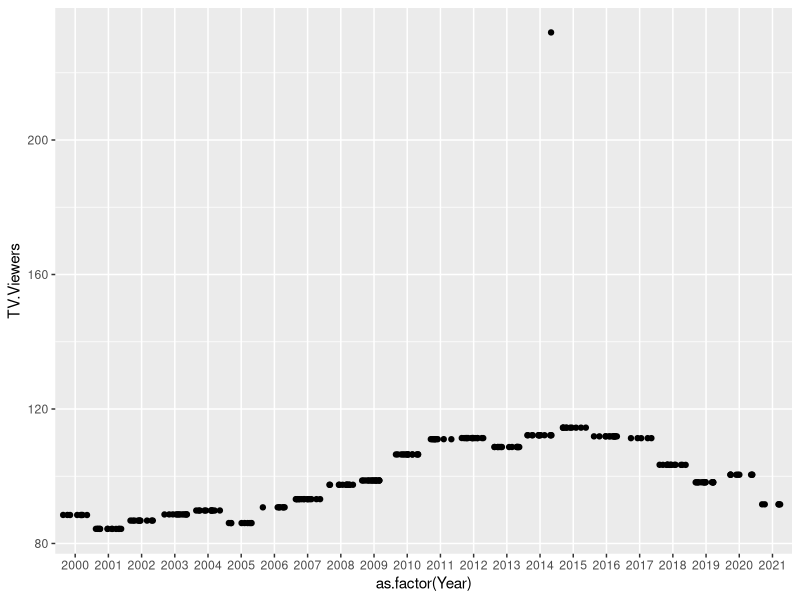
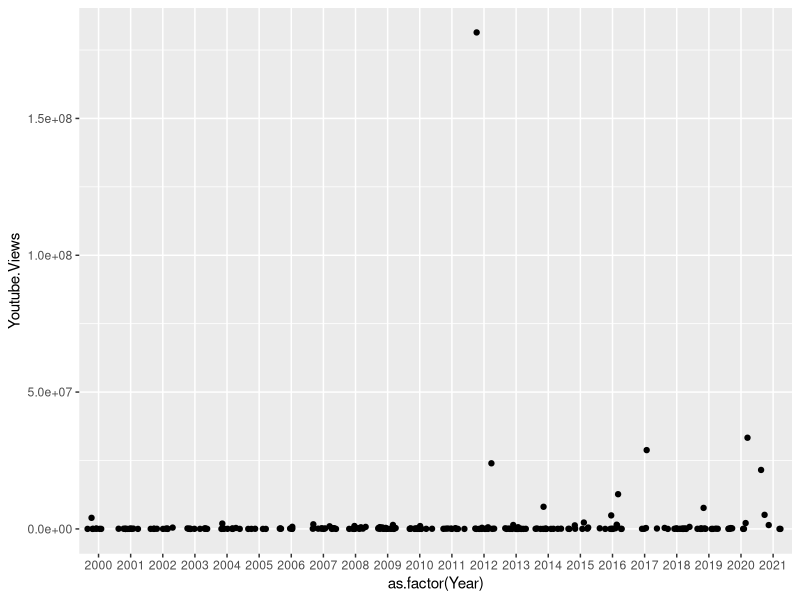
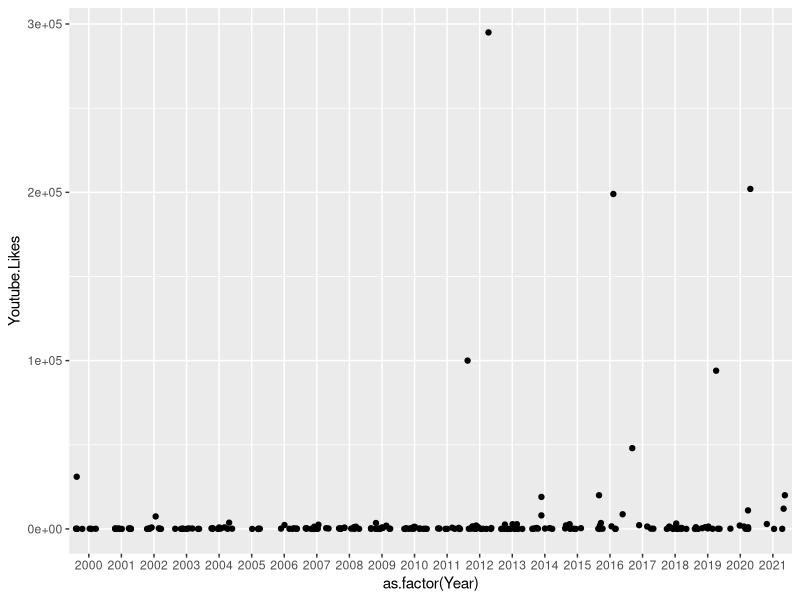
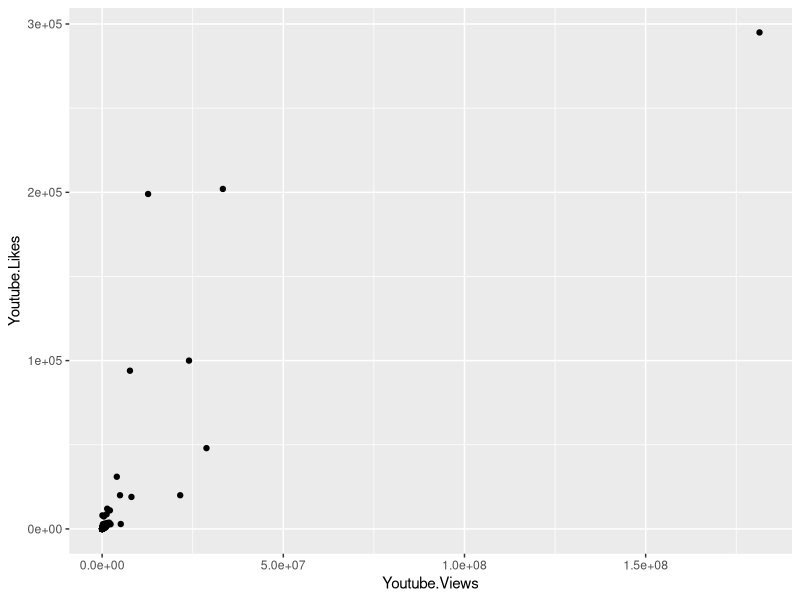
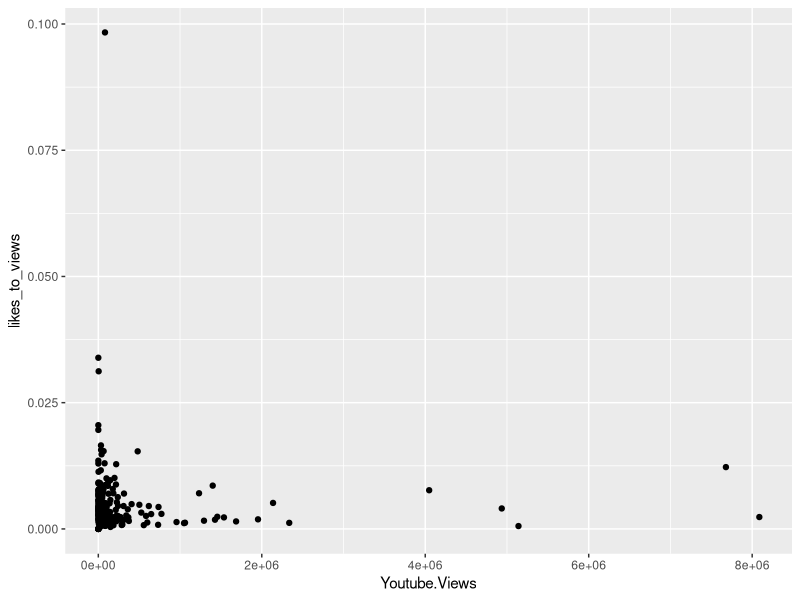
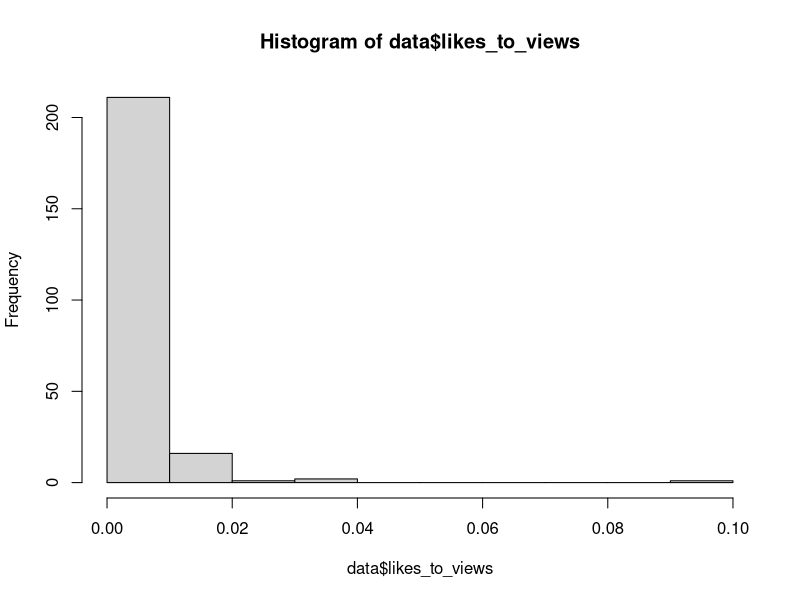
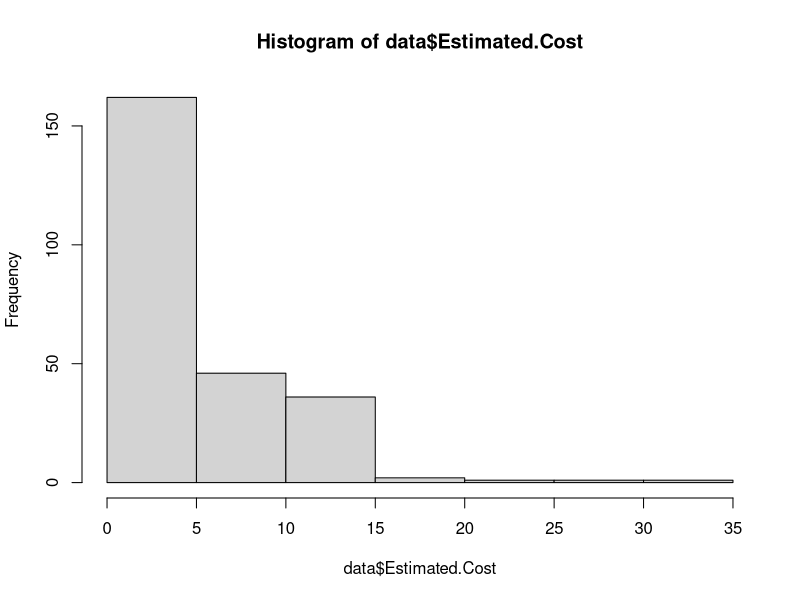
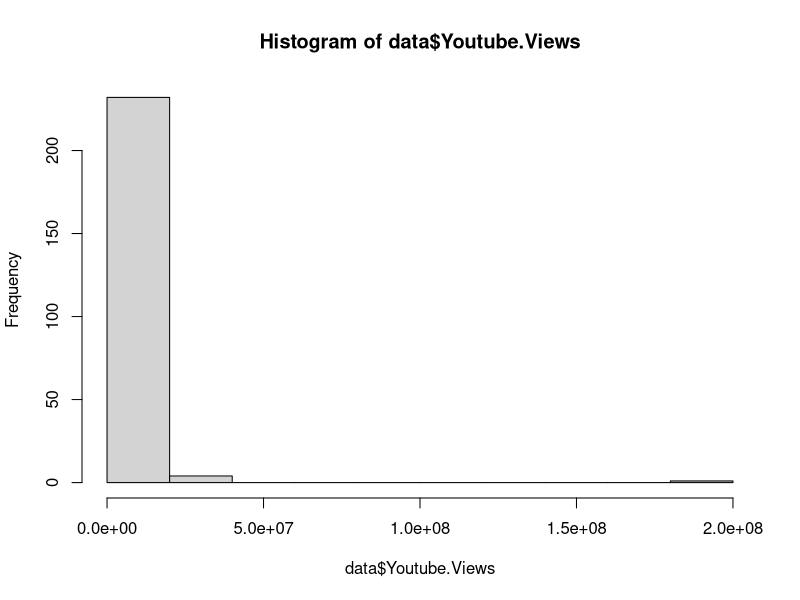

Reproduce these figures in R, in order.
# Recommend a data-driven strategy for the Maven Motors Super Bowl spot, and present it in the form of a single page report or dashboard.
# https://www.mavenanalytics.io/blog/maven-super-bowl-challenge

# For this challenge, you'll be assuming the role of Marketing Analyst at Maven Motors, an up-and-coming US car manufacturer looking
# to make a splash in the market. They have approved the budget to run a TV spot during the 2022 Super Bowl, but need you to analyze 
# historical data to help guide the creative direction.

# Your task is to recommend a data-driven strategy for the Maven Motors Super Bowl spot, and present it in the form of a single page
# report or dashboard.

# Finalists will be chosen by the Maven team based on insights, creativity, design, visualizations, and overall storytelling ability.
# The winner will be selected from the finalist pool by the Maven team, via live voting.

#1. LOAD NECESSARY LIBRARIES
library (tidyverse)

#2. LOAD DATA
data <- read.csv(file = "data/superbowl_commercials.csv")

#3. ANALYSIS

# TV.Viewers
data %>%
  ggplot (aes (x= as.factor(Year), y = TV.Viewers)) +
  geom_jitter()
# It seems that TV.Viewers is more function of something else and not an inherent effect of the qualities of each year TV spot
# One strange outlier in 2014 - https://superbowl-ads.com/2014-budweiser-puppy-love/

# Youtube.Views
data %>%
  ggplot (aes (x= as.factor(Year), y = Youtube.Views)) +
  geom_jitter()
# You Tube views seems more interesting, there is an outlier in 2012 - https://superbowl-ads.com/2012-doritos-sling-baby/

# Youtube.Likes
data %>%
  ggplot (aes (x= as.factor(Year), y = Youtube.Likes)) +
  geom_jitter()
# You Tube Likes seems more interesting, there is an outlier in 2012 - https://superbowl-ads.com/2012-doritos-sling-baby/

data %>%
  ggplot (aes (x= Youtube.Views, y = Youtube.Likes)) +
  geom_point() 

# let's try to mesure a views to likes ratio and see how it goes
data <- data %>%
  mutate (likes_to_views = Youtube.Likes/Youtube.Views)



data %>%
  filter (Youtube.Views < 10^7) %>%
  ggplot (aes (x= Youtube.Views, y = likes_to_views)) +
  geom_point() 


hist (data$likes_to_views)
summary(data$likes_to_views)

hist (data$Estimated.Cost)
summary(data$Estimated.Cost)


head (data)

nrow(data)

summary(data$TV.Viewers)
summary(data$Youtube.Views)
summary(data$Youtube.Likes)

hist(data$Youtube.Views)

data <- data %>%
  filter (!is.na(likes_to_views)) %>%  
  mutate (total_points = (Youtube.Views + Youtube.Likes / mean (likes_to_views)))


data %>%
  #filter (total_points > 10^5) %>%
  ggplot (aes (x = as.factor (Year), y = Youtube.Views, fill = Brand)) +
  geom_bar(stat = "identity") 


# developing some grouped statistical data
data2 <- data %>%
  group_by (Brand) %>%
  summarize (n_spots = n(), 
             avg_cost = sum(Estimated.Cost)/n_spots,                             #average cost of TV spot
             avg_views = sum(Youtube.Views)/n_spots,                             #average view in YouTube  
             avg_likes_per_view = sum(Youtube.Likes)/sum(Youtube.Views),         #average likes per view ratio
             avg_lenght = sum(Length)/n_spots,                                   #average lenght of video
             avg_view_per_1M_dollar = avg_views/avg_cost)                        #average views per 1M$ spot

# average YT views per spot VS average cost of the TV spot
data2 %>%
  ggplot (aes (x = avg_cost, y = avg_views, size = avg_likes_per_view, color = as.factor(Brand))) +
  geom_point() 

# it does not look that Auto OEM work well with Number of Views on YT per $ spent
data2 %>%
  ggplot (aes (x = reorder(Brand, -avg_view_per_1M_dollar), y = avg_view_per_1M_dollar )) +
  geom_bar(stat = "identity") 

# engagement of users (likes per view) - KIA does quite well (2nd place) and Hyundayi is not too far away % speaking
data2 %>%
  ggplot (aes (x = reorder(Brand, -avg_likes_per_view), y = avg_likes_per_view )) +
  geom_bar(stat = "identity") 

# finally, total views 
data2 %>%
  ggplot (aes (x = reorder(Brand, -avg_views), y = avg_views )) +
  geom_bar(stat = "identity") 


head (data2)
summary(data$total_points)
hist (data$total_points)

hist (data$Youtube.Likes)

plot (data$Estimated.Cost, data$TV.Viewers)

plot (data$TV.Viewers, data$Youtube.Views)

plot (data$Estimated.Cost, data$Youtube.Views)

data %>%
  ggplot (aes (x= as.factor(Year), y = TV.Viewers))+
  geom_boxplot()+
  geom_point()
